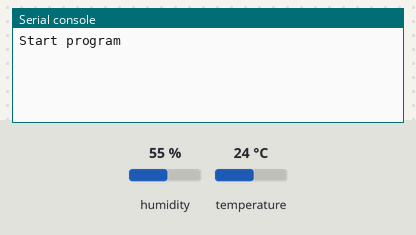
Bench run of a program on a simulated Raspberry Pi Pico running MicroPython. Shown: the last lines printed to the serial console. Inputs (shaded band) come from the test bench; at power-on: humidity 55 %, temperature 24 °C.

Above: at 1.2 s.
1.3 s: humidity set to 22 %
At 3.0 s:
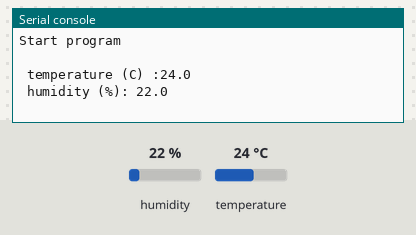
4.3 s: temperature set to 12 °C
At 6.5 s:
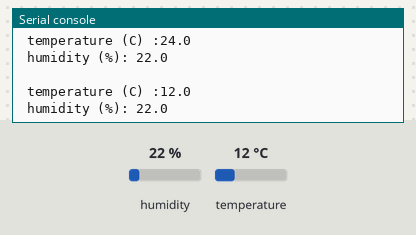
7.3 s: humidity set to 40 %
At 8.9 s:
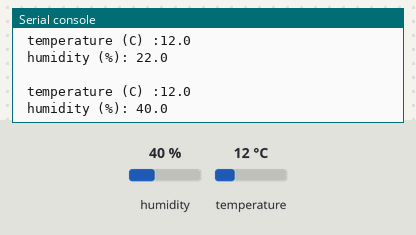

Measured:
- after the input at 1.3 s, the serial console: prints a new line after 0.72 s (image 1)
- after the input at 4.3 s, the serial console: prints a new line after 1.8 s (image 2)
- after the input at 7.3 s, the serial console: prints a new line after 0.79 s (image 3)

The program:

humtemp.py
```python
import lib.dht as dht
import machine
import utime

pin = machine.Pin(20)
data_dht = dht.DHT11(pin)

print('Start program')
while True:
    utime.sleep(2)

    data_dht.measure()
    print()
    print ( f" temperature (C) :{data_dht.temperature}")
    print ( f" humidity (%): {data_dht.humidity} ") 
```
